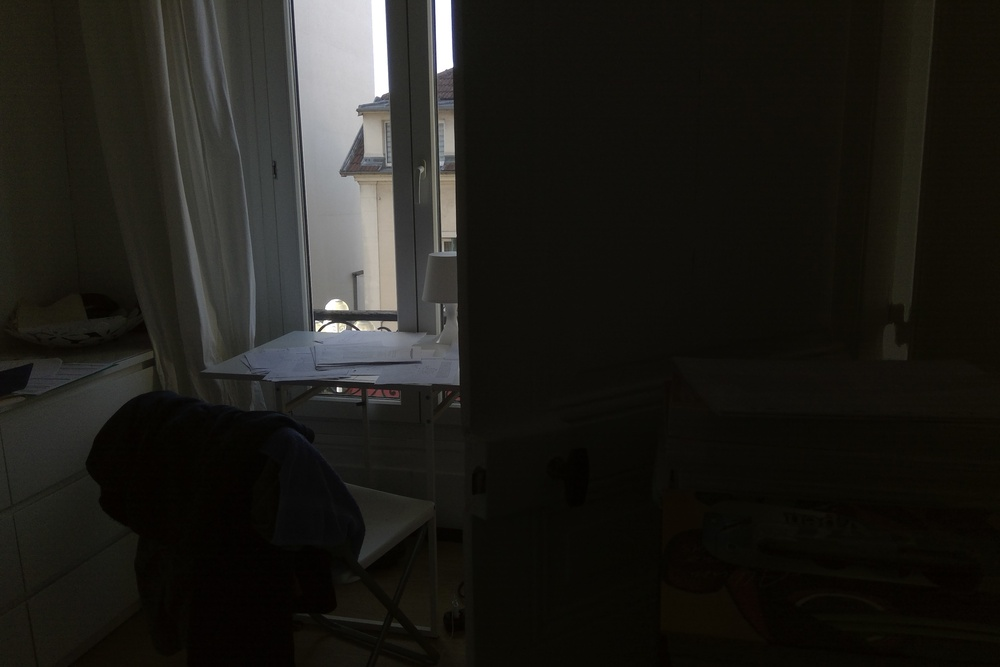
#> input picture pictures/room/0.jpg, 1000 x 667 px, shrunk from 3264 x 2176 before the run; the run also reads 1 picture not shown here
$ jupyter execute experiments.ipynb
#> lines starting #> are read from the running program, lines starting #| are printed output that depends on the picture; long printed decimals are rounded
### utils.py
import matplotlib.pyplot as plt
import os
from PIL import Image
import colorsys
import numpy as np
from skimage import filters, color
from scipy.ndimage.filters import laplace
from sys import getsizeof


def naive_average(images):
    k = len(images)
    output = None
    for im in images:
        if output is None:
            output = np.asarray(im).astype(float)
        else:
            output += np.asarray(im).astype(float)
    output /= k
    output = output.astype('uint8')
    return output


def load_images_from_path(pictures_dir, setup):
    img_paths = os.listdir(os.path.join(pictures_dir, setup))
    images = []
    for path in img_paths:
        pic_path = os.path.join(pictures_dir, setup, path)
        images.append(Image.open(pic_path))
    return images


def contrast(im):
    return np.abs(filters.laplace(im)) + 1.


def saturation(im, version='new'):
    # Ancienne version de raph
    if version == 'old':
        avg = np.mean(im, axis=(0, 1))
        saturation = abs(im - avg)
        # ici ils disent pas si il faut multiplier ou sommer, mais comme pour la well-exposedness
        # ils font une multiplication, je pense qu'il faut faire pareil ici
        result = np.prod(saturation, axis=2)
        print(result.shape)
        return result
    if version == 'new':
        return np.std(im, axis=2)


def exposure(im, sigma=0.2):
    ans = im / 255.
    gaussian_array = np.array([0.5, 0.5, 0.5])
    ans = np.exp(- (0.5 / sigma ** 2) * ((ans - gaussian_array) ** 2))
    ans = np.prod(ans, axis=2)
    return ans


def weight_map(im, wc=1, ws=1, we=1):
    im = np.asarray(im).astype(float)
    im_gray = color.rgb2gray(im)

    ans = (exposure(im) ** we) * (saturation(im) ** ws) * (contrast(im_gray) ** wc)

    return ans


def normalize_weight_map(weight_maps):
    a = np.sum(weight_maps, axis=0)
    a = a.reshape((1,) + a.shape)

    count = 0
    for i in range(a.shape[1]):
        for j in range(a.shape[2]):
            if a[0, i, j] == 0.:
                count += 1
                weight_maps[:, i, j] = 1. / weight_maps.shape[0]
                a[0, i, j] = 1.
    print("count: ", count)
    return weight_maps / a


def eq1(images, blur=False, sigma=10.):
    arrays = [np.asarray(im) for im in images]

    if blur:
        weight_maps = np.array([filters.gaussian(weight_map(a), sigma=sigma) for a in arrays])
    else:
        weight_maps = np.array([weight_map(a) for a in arrays])

    arrays = np.array(arrays)

    weight_maps = normalize_weight_map(weight_maps)

    output = np.reshape(weight_maps, weight_maps.shape + (1,)) * arrays
    output = np.sum(output, axis=0)

    return output.astype('uint8')


def normalize(im):
    return (im - np.min(im)) / (np.max(im) - np.min(im))


# [7 lines left out: function gaussian_pyramid, not called in this run]


def gaussian_pyramid_yield(im, sigma=15, n=10):
    last_im = im.copy()
    yield last_im

    for i in range(1, n):
        last_im = filters.gaussian(last_im, sigma=sigma)
        yield last_im


# [8 lines left out: function laplace_pyramid, not called in this run]


def laplace_pyramid_yield(im, sigma=15, n=10):
    current = None
    generator = gaussian_pyramid_yield(im, sigma=sigma, n=n)

    last_im = next(generator)

    for i in range(1, n):
        current = next(generator)

        yield last_im - current

        last_im = current

    yield current


def actual_size(x):
    return x / (8. * 1024)


# [28 lines left out: function pyramid_merge, not called in this run]


def percentage_outofbound(product):
    return ((product > 255).sum() + (product < 0).sum()) / (product.shape[0] * product.shape[1])


def pyramid_merge_low_ram(pictures_dir, setup, wc=1, we=1, ws=1, sigma=15, n=10):
    images = load_images_from_path(pictures_dir, setup)
    images = [np.asarray(im).astype(float) for im in images]
    weight_maps = np.array([weight_map(a, wc=wc, we=we, ws=ws) for a in images])
    weight_maps = normalize_weight_map(weight_maps)

    product = np.zeros(images[0].shape).astype(float)

    for i in range(len(images)):
        print(i)
        gaussian_generator = gaussian_pyramid_yield(weight_maps[i], sigma=sigma, n=n)
        laplace_generator = laplace_pyramid_yield(images[i], sigma=sigma, n=n)

        for j in range(n):
            current_gaussian = next(gaussian_generator)
            current_gaussian = np.reshape(current_gaussian, current_gaussian.shape + (1,))
            current_laplace = next(laplace_generator)

            product += current_gaussian * current_laplace

    return product


# [2 lines that do not run on import are left out]

### experiments.ipynb
[cell 1]
import matplotlib.pyplot as plt
import os
from PIL import Image
import numpy as np
from skimage import filters, color
from scipy.ndimage.filters import laplace
from utils import *

pictures_dir = "pictures"
setup = "room"

[cell 2]
pic_path = os.path.join(pictures_dir, setup, "0.jpg")
im = Image.open(pic_path)
#> im is the input picture: PIL image 1000x667 RGB; mean R, G, B 30.4, 29.1, 24.8
plt.imshow(np.asarray(im));

[cell 3]
im = naive_average(load_images_from_path(pictures_dir, setup))
#> in naive_average, `k = len(images)`: k = 2
#> the loop in naive_average, `for im in images:` made 2 passes
results_dir = "results"
output_path = os.path.join(results_dir, setup, "naive_merge.jpg")

if not os.path.exists(os.path.join(results_dir, setup)):
    os.mkdir(os.path.join(results_dir, setup ))

Image.fromarray(im).save(output_path)
plt.imshow(im);

[cell 4]
pic_path = os.path.join(pictures_dir, setup, "1.jpg")
im = Image.open(pic_path)
im = np.asarray(im).astype(float)
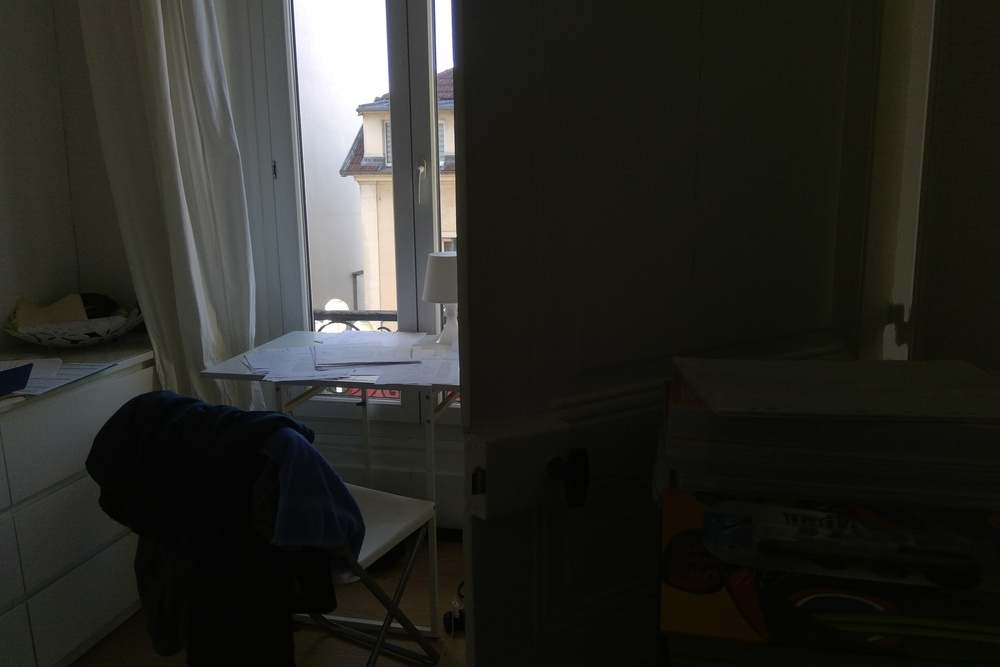
#> im: shape (667, 1000, 3) float64; mean R, G, B 40.6, 40.6, 35.8
im_gray = color.rgb2gray(im)
plt.imshow(im_gray, cmap="gray");

### Contrast:
we apply a Laplacian filter to the grayscale version of each image, and take the absolute value of the filter response [16]. This yields a simple indicator C for contrast. It tends to assign a high weight to important elements such as edges and texture. A similar measure was used for multi-focus fusion for extended depth-of-field [19].

l'image est assez sale si on passe pas de gaussien avant mais d'après la suite de l'article:
"We could avoid sharp weight map transitions by smoothing the weight map with a Gaussian filter, but this results in undesirable halos around edges, and spills information across object boundaries"

[cell 5]
np.max(contrast(im_gray))
#> in contrast, `return np.abs(filters.laplace(im)) + 1.`:
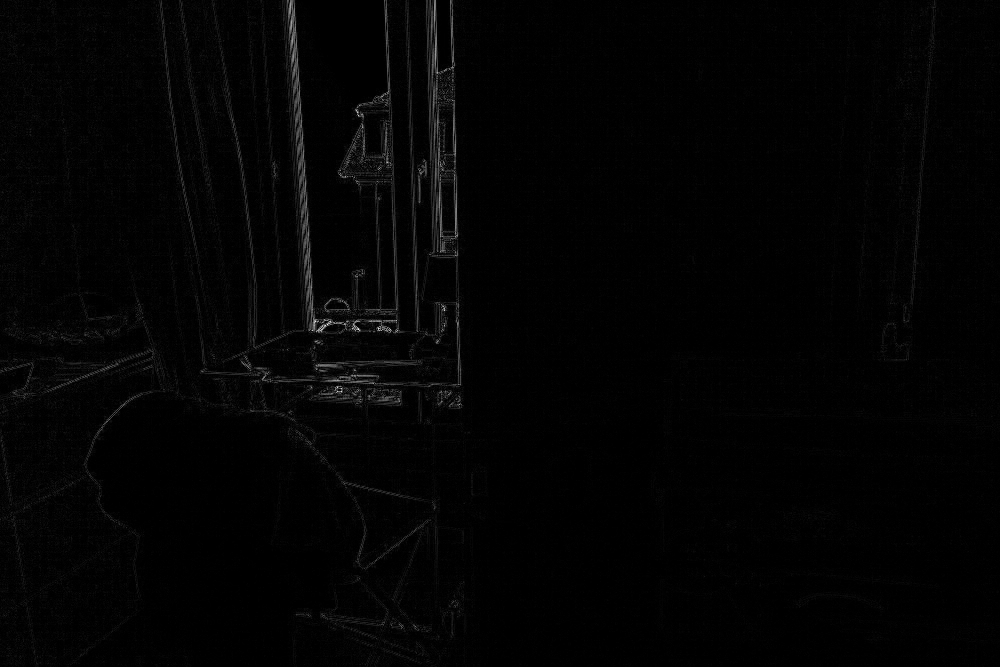
#> returned value: shape (667, 1000) float64; min 1, max 290.9, mean 5.3; drawn with min black and max white
#> Out = 290.9

[cell 6]
np.median(contrast(im_gray))
#> Out = 3

[cell 7]
plt.imshow(normalize(contrast(im_gray)), cmap="gray");

### Saturation:
As a photograph undergoes a longer exposure, the resulting colors become desaturated and eventually clipped. Saturated colors are desirable and make the image look vivid. We include a saturation measure S, which is computed as the standard deviation within the R, G and B channel, at each pixel.

la je capte pas trop. je pense que en chaque pixel on prend abs(f(x, couleur) - moyenne_globale(couleur)). et ensuite on additionne pour les 3 couleurs ?

[cell 8]
plt.imshow(normalize(saturation(im, version='new')), cmap="gray");

### Well-exposedness:
Looking at just the raw intensities within a channel, reveals how well a pixel is exposed.
We want to keep intensities that are not near zero (underexposed) or one (overexposed). We weight each intensity
i based on how close it is to 0.5 using a Gauss curve: exp 􀀀− (i−0.5)2
22 , where  equals 0.2 in our implementation.
To account for multiple color channels, we apply the Gauss curve to each channel separately, and multiply the results, yielding the measure E.

[cell 9]
plt.imshow(normalize(exposure(im)), cmap="gray");
#> in exposure, `ans = np.prod(ans, axis=2)`:
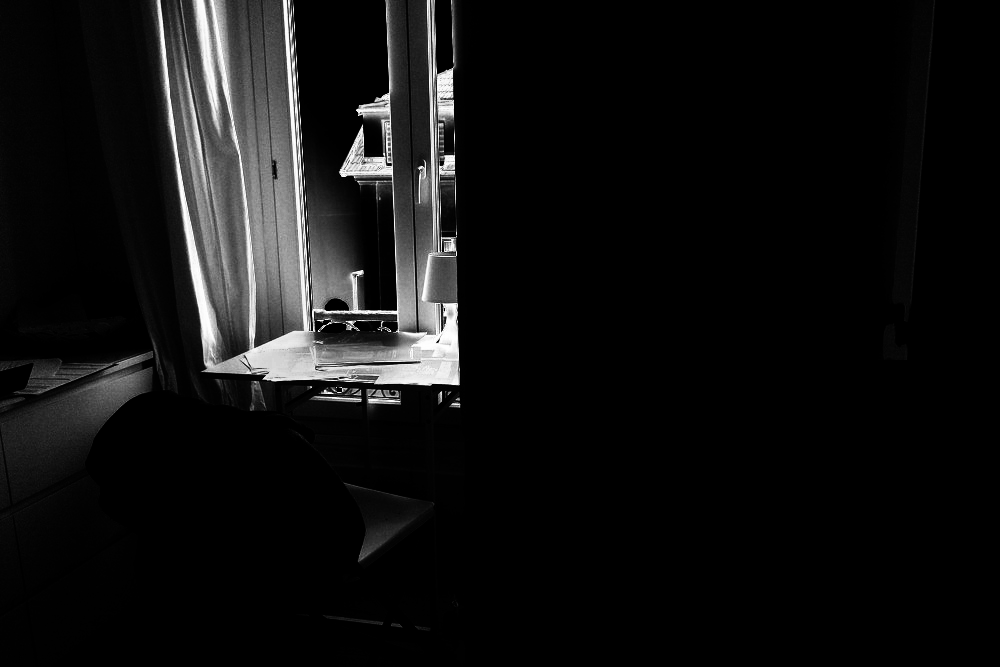
#> ans: shape (667, 1000) float64; min 8.48e-05, max 1, mean 0.0673

### Weigth Map:

[cell 10]
wm = weight_map(im, wc=1, we=1, ws=1)
plt.imshow(normalize(wm), cmap="gray");

[cell 11]
# cf figure 4.b dans le papier
images = load_images_from_path(pictures_dir, setup)
#> images = 2 items
merged = eq1(images)
#> call 2 of weight_map, with wc = 1, ws = 1, we = 1
#> call 3 of saturation, with version = 'new'
#> in saturation (call 3), `return np.std(im, axis=2)`:
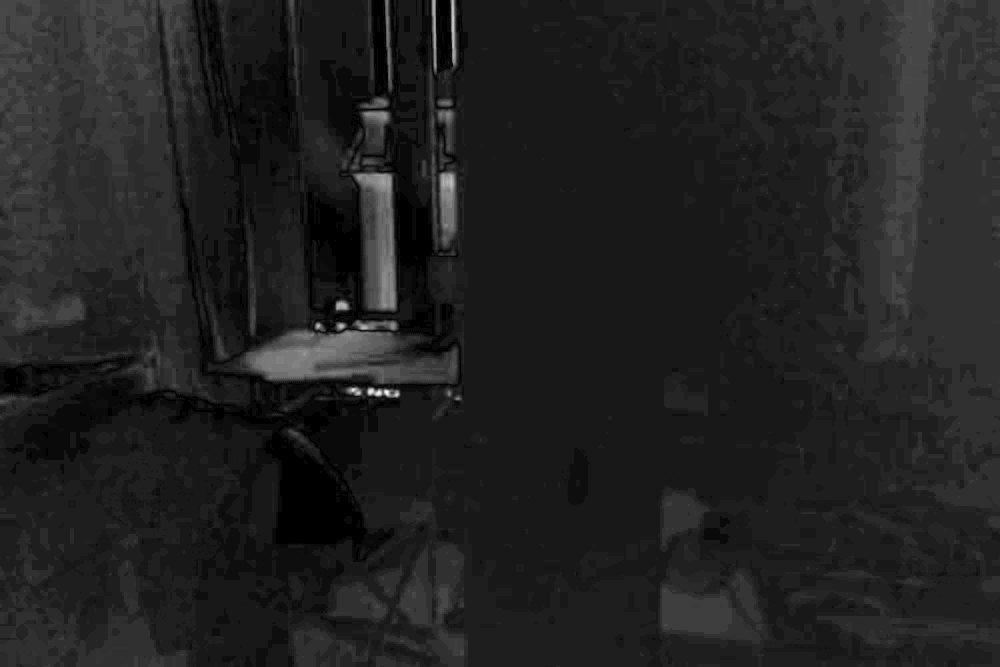
#> returned value: shape (667, 1000) float64; min 0, max 22.22, mean 2.9; drawn with min black and max white
#> in weight_map (call 2), `ans = (exposure(im) ** we) * (saturation(im) ** ws) * (contrast(im_gra..`:
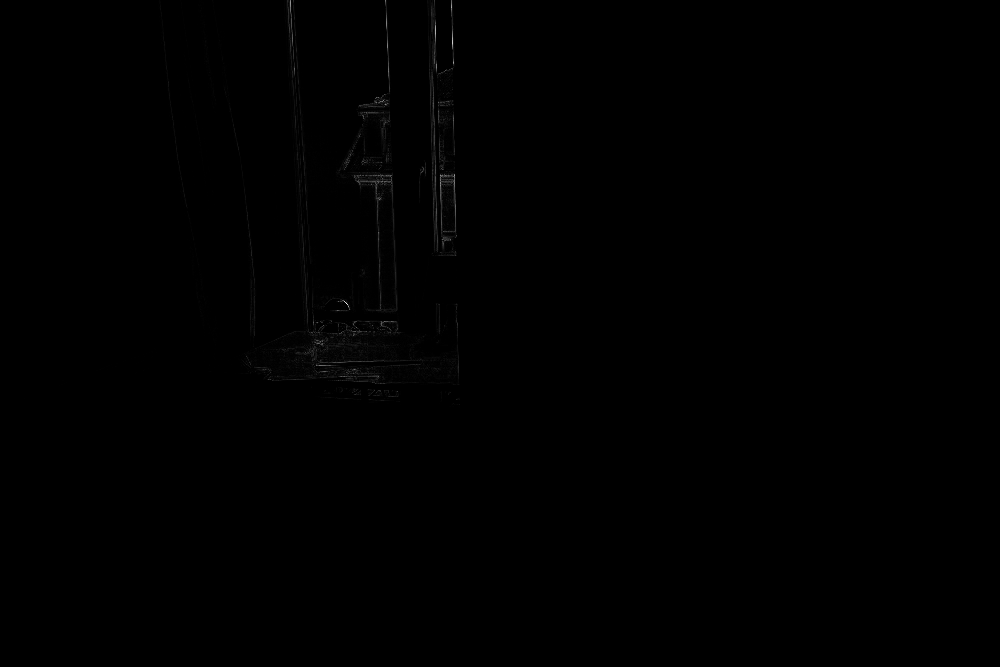
#> ans: shape (667, 1000) float64; min 0, max 1487.4, mean 2.7; drawn with min black and max white
#| count:  1699
#> in eq1, `output = np.sum(output, axis=0)`:
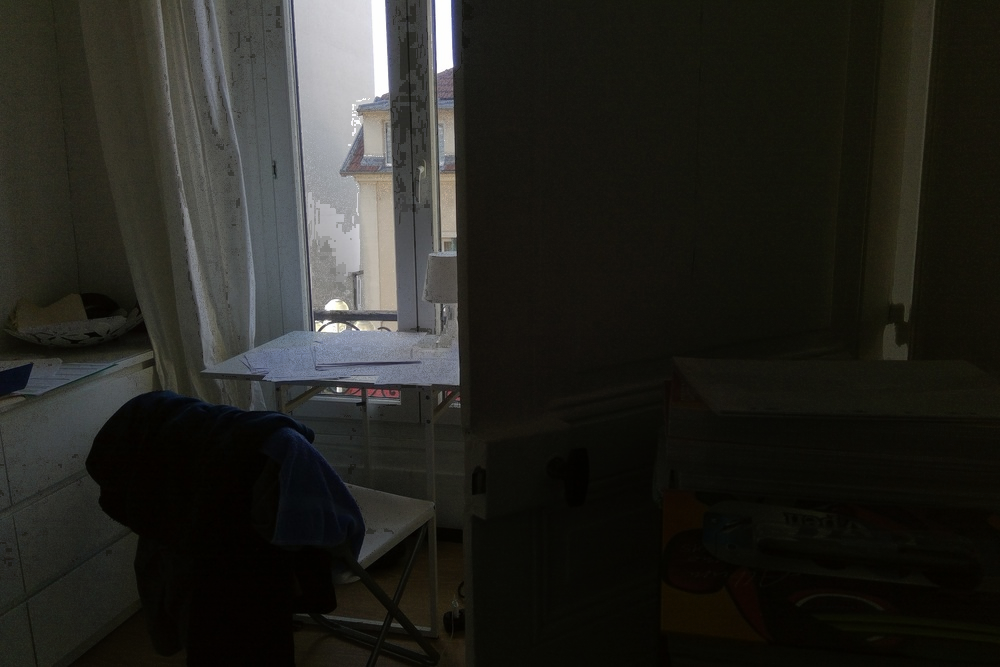
#> output: shape (667, 1000, 3) float64; mean of channels 0, 1, 2 37.3, 37, 32.1; drawn with min black and max white
plt.imshow(merged);

[cell 12]
# cf figure 4.c dans le papier
images = load_images_from_path(pictures_dir, setup)
merged = eq1(images, blur=True, sigma=10.)
#> in normalize_weight_map (call 2), `a = np.sum(weight_maps, axis=0)`:
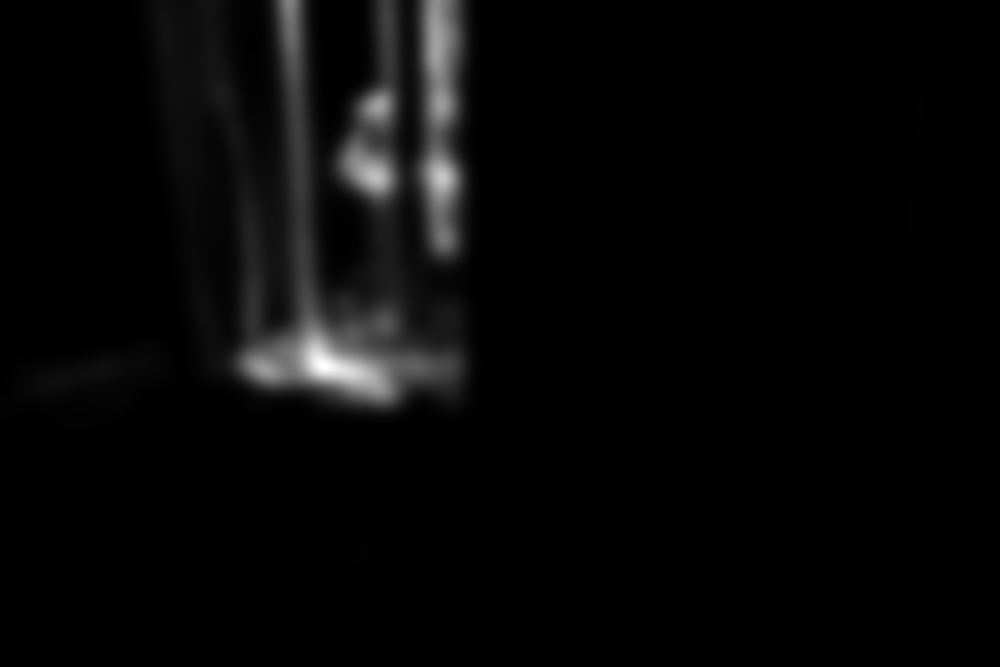
#> a: shape (667, 1000) float64; min 0.000569, max 272.5, mean 8.3; drawn with min black and max white
#| count:  0
plt.imshow(merged);

[cell 13]
del images
del merged
del wm
del im

### An edge-aware smoothing operation using the cross-bilateral filter seems like a better alternative [22, 9]. However, it is unclear how to define the control image, which would tell us where the smoothing should be stopped. Using the original grayscale image as control image does not work well, as demonstrated in Fig. 4d
A faire ?

Pour les pyramides la: ce que j'ai compris c'est que tu appliques un filtre gaussian 5*5 plusieurs fois sur l'image. Ca te donne ta pyramide gaussienne. Ensuite la différence entre chaque niveau de la pyramide gaussienne c'est ta pyramide de Laplace. Et voila. Ya une fonction de cv2 qui le fait mais elle rend les images + petites (c'est ce qu'on entend en général par pyramide gaussienne, mais bon la on préfère garder les tailles initiales, ca sera bien + simples donc pas la peine de prendre opencv)

Note: on est obligés de clipper car les valeurs sont pas entre 0 et 255... Il faudrait faire une normalisation robuste

[cell 14]
n = 7
sigma = 30
wc = 1
we = 1
ws = 1

[cell 15]
product = pyramid_merge_low_ram(pictures_dir, setup, wc=wc, we=we, ws=ws, sigma=sigma, n=n)
#| count:  1699
#> in pyramid_merge_low_ram, `product = np.zeros(images[0].shape).astype(float)`: product: shape (667, 1000, 3) float64; every value is 0
#> the loop in pyramid_merge_low_ram, `for i in range(len(images)):` made 2 passes
#| 0
#| 1
print(np.max(product))
#| 279.647
print(np.min(product))
#| -3.888
plt.imshow(np.clip(product, 0, 255).astype("uint8"))
plt.show()

print("percentage of pixels out of bound:", percentage_outofbound(product))
#| percentage of pixels out of bound: 0.007078

result = np.clip(product, 0, 255)

print("percentage of pixels out of bound:", percentage_outofbound(result))
#| percentage of pixels out of bound: 0.0

result = result.astype("uint8")
result = Image.fromarray(result, 'RGB')
result_name = setup + "_"
result_name += "n="+str(n)
result_name += "sigma="+str(sigma)
result_name += "we="+str(we)
result_name += "wc="+str(wc)
result_name += "ws="+str(ws)

results_dir = "results"
if not os.path.exists(os.path.join(results_dir, setup)):
    os.mkdir(os.path.join(results_dir, setup))

result.save(os.path.join(results_dir, setup, result_name + ".jpg"))
